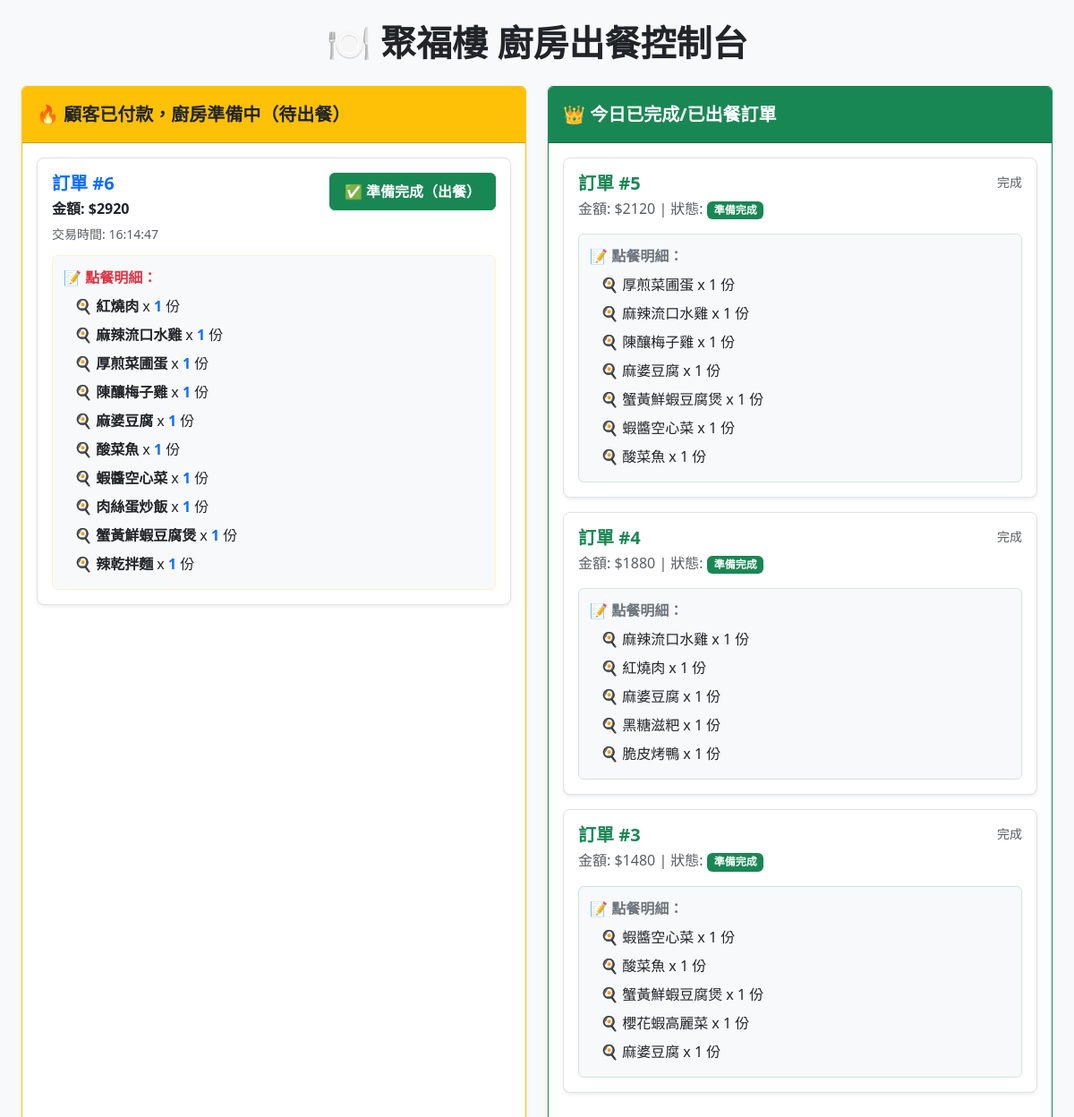
The page /kitchen/ on the database its author committed.
### myapp/models.py (models this page shows)
class Order(models.Model):
    STATUS_CHOICES =[
        ('pending','未付款'),
        ('paid','已付款/準備中'),
        ('completed','已完成'),
        ('cancelled','已取消'),
    ]
    member = models.ForeignKey(CustomMember,on_delete=models.CASCADE,verbose_name="會員")
    total_amount= models.IntegerField(verbose_name="總金額")
    status = models.CharField(max_length=20,choices=STATUS_CHOICES,default='pending',verbose_name='頂單狀態')
    created_at = models.DateTimeField(auto_created=True,verbose_name='訂單時間')
    merchant_trade_no = models.CharField(max_length=50,unique=True,blank=True,null=True)
    pickup_time = models.DateTimeField(blank=False, null=False, default=timezone.now,verbose_name="預約取餐時間")
    created_at = models.DateTimeField(auto_now_add=True)

class OrderItem(models.Model):
    order =models.ForeignKey(Order,on_delete=models.CASCADE,related_name='items',verbose_name='訂單')
    item_name=models.CharField(max_length=100,verbose_name="餐點名稱(快照)")
    price = models.IntegerField(verbose_name="購買時價格")
    quantity = models.PositiveIntegerField(verbose_name="數量")

### myapp/views.py (the view)
# urls.py: path('kitchen/', views.kitchen_dashboard, name='kitchen_dashboard'),
def kitchen_dashboard(request):
    preparing_orders = Order.objects.filter(status='paid').prefetch_related('items').order_by('created_at')
    completed_orders = Order.objects.filter(status='completed').prefetch_related('items').order_by('-id')[:10]
    context = {
        'preparing_orders': preparing_orders,
        'completed_orders': completed_orders,
    }
    return render(request, 'kitchen_dashboard.html', context)

### templates/kitchen_dashboard.html (shortened to what this page needs)
{% load static %}
<!DOCTYPE html>
<html lang="zh-TW">
<head>
    <link href="https://cdn.jsdelivr.net/npm/bootstrap@5.3.0/dist/css/bootstrap.min.css" rel="stylesheet">
    <link rel="stylesheet" href="{% static 'css/kitchen_dashboard.css' %}">
</head>
<body class="bg-light">
    <div class="container-fluid dashboard-container">
        <h1 class="dashboard-title">🍽️ 聚福樓 廚房出餐控制台</h1>
        <div class="row g-4">
            <div class="col-md-6">
                <div class="card shadow-sm border-warning dashboard-card-wrapper">
                    <div class="card-header bg-warning text-dark fw-bold fs-5 dashboard-card-header">
                        🔥 顧客已付款，廚房準備中（待出餐）
                    </div>
                    <div class="card-body p-3">
                        {% if preparing_orders %}
                            {% for order in preparing_orders %}
                                <div class="order-sub-card">
                                    <div class="card-body p-3">
                                        <div class="d-flex w-100 justify-content-between align-items-start mb-2">
                                            <div>
                                                <h5 class="mb-1 fw-bold text-primary">訂單 #{{ order.id }}</h5>
                                                <p class="mb-1 text-dark fw-semibold">金額: ${{ order.total_amount }}</p>
                                                <small class="text-muted">交易時間: {{ order.created_at|date:"H:i:s" }}</small>
                                            </div>
                                            <a href="{% url 'complete_order' order.id %}" class="btn btn-success fw-bold px-3 py-2">
                                                ✅ 準備完成（出餐）
                                            </a>
                                        </div>
                                        <div class="details-box details-box-warning">
                                            <strong class="text-danger">📝 點餐明細：</strong>
                                            <ul class="details-list mt-1">
                                                {% for item in order.items.all %}
                                                    <li>
                                                        🍳 <strong>{{ item.item_name }}</strong> x <span class="text-primary fw-bold">{{ item.quantity }}</span> 份
                                                    </li>
                                                {% empty %}
                                                    <li class="text-muted">（無菜品資料）</li>
                                                {% endfor %}
                                            </ul>
                                        </div>
                                    </div>
                                </div>
                            {% endfor %}
                        {% else %}
                            <p class="text-center text-muted py-4">🎉 目前沒有排隊中的訂單，廚房可以休息一下！</p>
                        {% endif %}
                    </div>
                </div>
            </div>
            <div class="col-md-6">
                <div class="card shadow-sm border-success dashboard-card-wrapper">
                    <div class="card-header bg-success text-white fw-bold fs-5 dashboard-card-header">
                        👑 今日已完成/已出餐訂單
                    </div>
                    <div class="card-body p-3">
                        {% if completed_orders %}
                            {% for order in completed_orders %}
                                <div class="order-sub-card">
                                    <div class="card-body p-3">
                                        <div class="d-flex w-100 justify-content-between align-items-start mb-2">
                                            <div>
                                                <h5 class="mb-1 fw-bold text-success">訂單 #{{ order.id }}</h5>
                                                <p class="mb-1 text-muted">金額: ${{ order.total_amount }} | 狀態: <span class="badge bg-success">準備完成</span></p>
                                            </div>
                                            <small class="text-muted">{{ order.updated_at|date:"H:i:s" }} 完成</small>
                                        </div>
                                        <div class="details-box details-box-success">
                                            <strong class="text-secondary">📝 點餐明細：</strong>
                                            <ul class="details-list mt-1">
                                                {% for item in order.items.all %}
                                                    <li>
                                                        🍳 {{ item.item_name }} x {{ item.quantity }} 份
                                                    </li>
                                                {% empty %}
                                                    <li class="text-muted">（無菜品資料）</li>
                                                {% endfor %}
                                            </ul>
                                        </div>
                                    </div>
                                </div>
                            {% endfor %}
                        {% else %}
                            <p class="text-center text-muted py-4">今天還沒有點餐完成的紀錄唷。</p>
                        {% endif %}
                    </div>
                </div>
            </div>
        </div>
    </div>
</body>
</html>

### static/css/kitchen_dashboard.css (style rules this page uses)
.dashboard-container { padding: 24px; }
.dashboard-title { margin-bottom: 24px; text-align: center; font-weight: bold; color: #212529; }
.dashboard-card-wrapper { height: 100%; }
.dashboard-card-header { padding-top: 16px; padding-bottom: 16px; }
.order-sub-card { background-color: #ffffff; border-radius: 8px; border: 1px solid #dee2e6 !important; margin-bottom: 16px; box-shadow: 0 .125rem .25rem rgba(0,0,0,.075) !important; transition: transform 0.2s ease, box-shadow 0.2s ease; }
.details-box { padding: 12px; background-color: #f8f9fa; border-radius: 6px; margin-top: 12px; font-size: 1rem; }
.details-box-warning { border: 1px solid #fff3cd; }
.details-box-success { border: 1px solid #d1e7dd; }
.details-list { list-style: none; padding-left: 12px !important; margin-bottom: 0; }
.details-list li { padding: 4px 0; color: #212529; }

### rows shown on the page
Order: id "6", total_amount "2920", created_at "16:14:47"
OrderItem: item_name "紅燒肉", quantity "1"
OrderItem: item_name "麻辣流口水雞", quantity "1"
OrderItem: item_name "厚煎菜圃蛋", quantity "1"
OrderItem: item_name "陳釀梅子雞", quantity "1"
OrderItem: item_name "麻婆豆腐", quantity "1"
OrderItem: item_name "酸菜魚", quantity "1"
OrderItem: item_name "蝦醬空心菜", quantity "1"
OrderItem: item_name "肉絲蛋炒飯", quantity "1"
OrderItem: item_name "蟹黃鮮蝦豆腐煲", quantity "1"
OrderItem: item_name "辣乾拌麵", quantity "1"
Order: id "5", total_amount "2120"
OrderItem: item_name "厚煎菜圃蛋", quantity "1"
OrderItem: item_name "麻辣流口水雞", quantity "1"
OrderItem: item_name "陳釀梅子雞", quantity "1"
OrderItem: item_name "麻婆豆腐", quantity "1"
OrderItem: item_name "蟹黃鮮蝦豆腐煲", quantity "1"
OrderItem: item_name "蝦醬空心菜", quantity "1"
OrderItem: item_name "酸菜魚", quantity "1"
Order: id "4", total_amount "1880"
OrderItem: item_name "麻辣流口水雞", quantity "1"
OrderItem: item_name "紅燒肉", quantity "1"
OrderItem: item_name "麻婆豆腐", quantity "1"
OrderItem: item_name "黑糖滋粑", quantity "1"
OrderItem: item_name "脆皮烤鴨", quantity "1"
Order: id "3", total_amount "1480"
OrderItem: item_name "蝦醬空心菜", quantity "1"
OrderItem: item_name "酸菜魚", quantity "1"
OrderItem: item_name "蟹黃鮮蝦豆腐煲", quantity "1"
OrderItem: item_name "櫻花蝦高麗菜", quantity "1"
OrderItem: item_name "麻婆豆腐", quantity "1"
